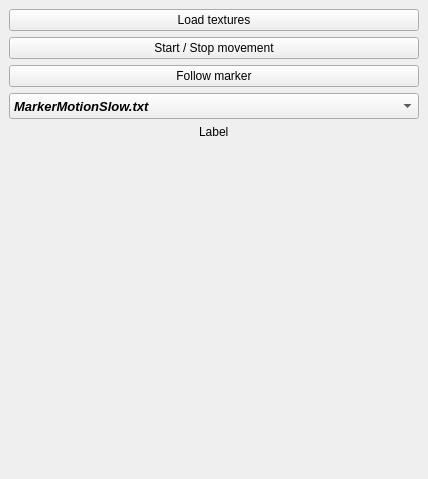
<?xml version="1.0" encoding="UTF-8"?>
<ui version="4.0">
 <class>SamplePlugin</class>
 <widget class="QDockWidget" name="SamplePlugin">
  <property name="geometry">
   <rect>
    <x>0</x>
    <y>0</y>
    <width>428</width>
    <height>479</height>
   </rect>
  </property>
  <property name="windowTitle">
   <string>DockWidget</string>
  </property>
  <widget class="QWidget" name="dockWidgetContents">
   <layout class="QVBoxLayout" name="verticalLayout_2">
    <item>
     <layout class="QVBoxLayout" name="verticalLayout">
      <item>
       <widget class="QPushButton" name="_btn0">
        <property name="text">
         <string>Load textures</string>
        </property>
       </widget>
      </item>
      <item>
       <widget class="QPushButton" name="_startStopMovement">
        <property name="text">
         <string>Start / Stop movement</string>
        </property>
       </widget>
      </item>
      <item>
       <widget class="QPushButton" name="_followMarker">
        <property name="text">
         <string>Follow marker</string>
        </property>
       </widget>
      </item>
      <item alignment="Qt::AlignTop">
       <widget class="QComboBox" name="_comboBox">
        <property name="minimumSize">
         <size>
          <width>0</width>
          <height>26</height>
         </size>
        </property>
        <property name="font">
         <font>
          <pointsize>10</pointsize>
          <weight>75</weight>
          <italic>true</italic>
          <bold>true</bold>
         </font>
        </property>
        <property name="maxVisibleItems">
         <number>3</number>
        </property>
        <item>
         <property name="text">
          <string>MarkerMotionSlow.txt</string>
         </property>
        </item>
        <item>
         <property name="text">
          <string>MarkerMotionMedium.txt</string>
         </property>
        </item>
        <item>
         <property name="text">
          <string>MarkerMotionFast.txt</string>
         </property>
        </item>
       </widget>
      </item>
      <item alignment="Qt::AlignHCenter">
       <widget class="QLabel" name="_label">
        <property name="text">
         <string>Label</string>
        </property>
       </widget>
      </item>
      <item>
       <spacer name="verticalSpacer">
        <property name="orientation">
         <enum>Qt::Vertical</enum>
        </property>
        <property name="sizeHint" stdset="0">
         <size>
          <width>20</width>
          <height>40</height>
         </size>
        </property>
       </spacer>
      </item>
     </layout>
    </item>
   </layout>
  </widget>
 </widget>
 <resources/>
 <connections/>
</ui>
